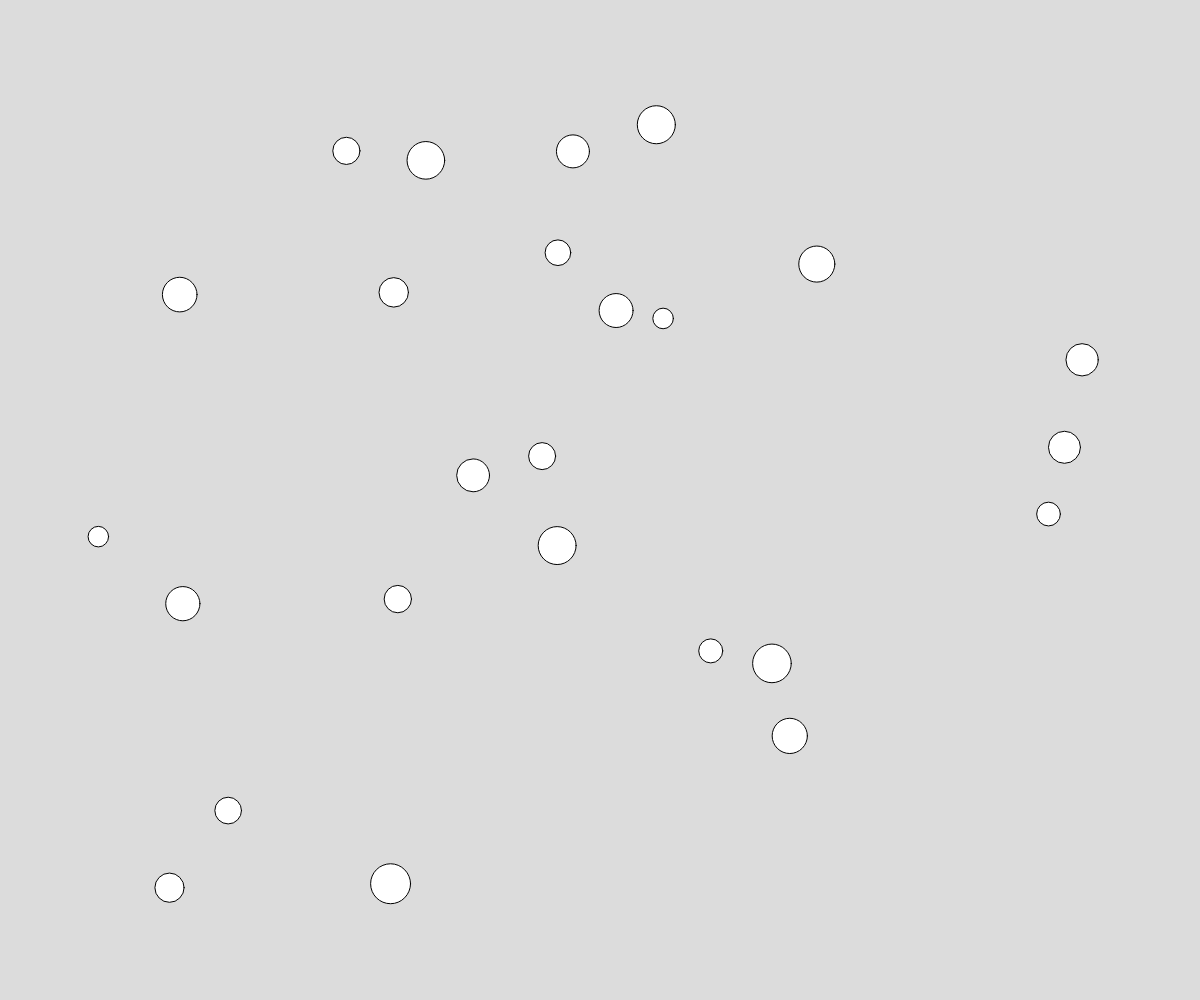
Frame 1 (no input)
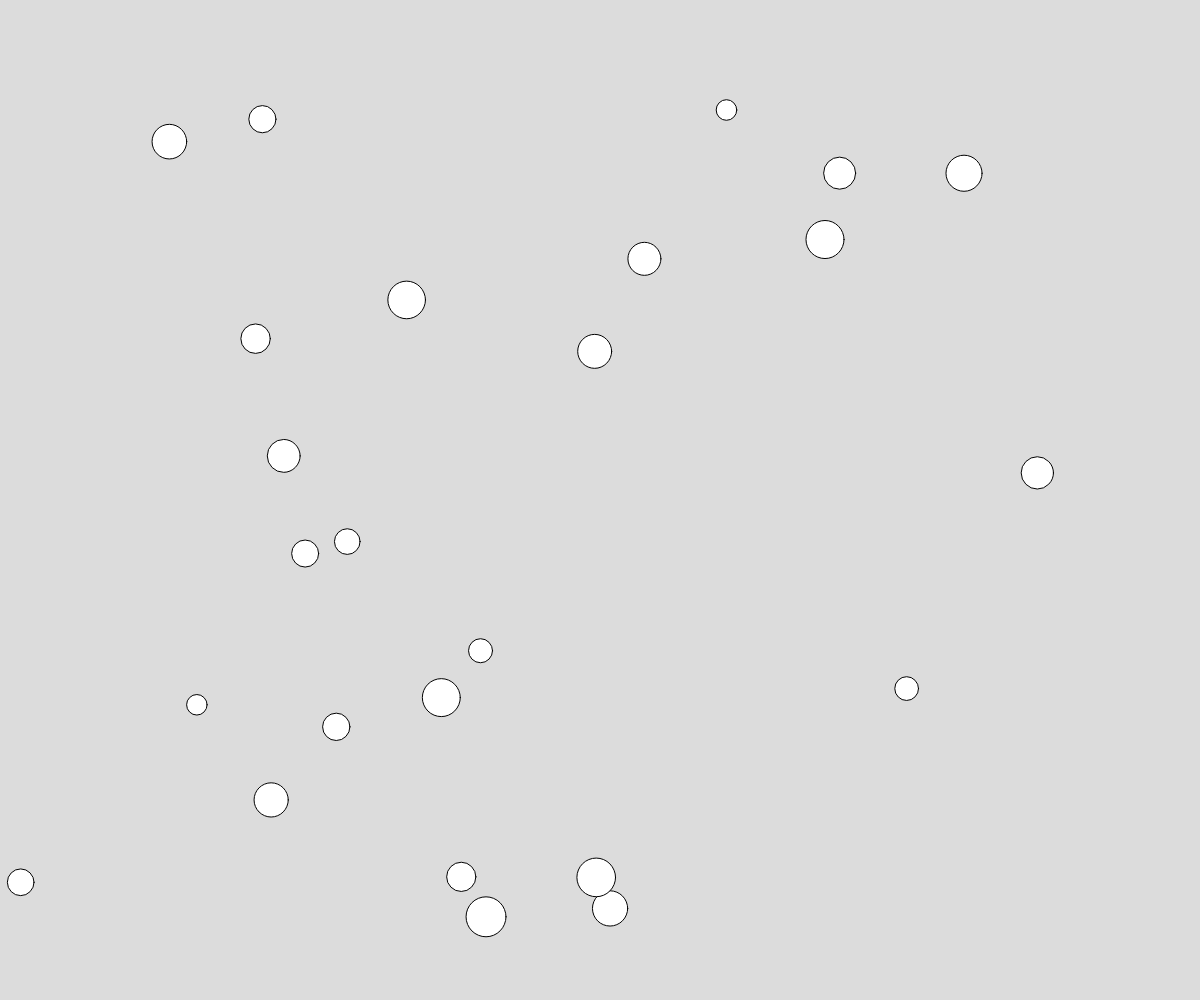
Frame 60 (no input)
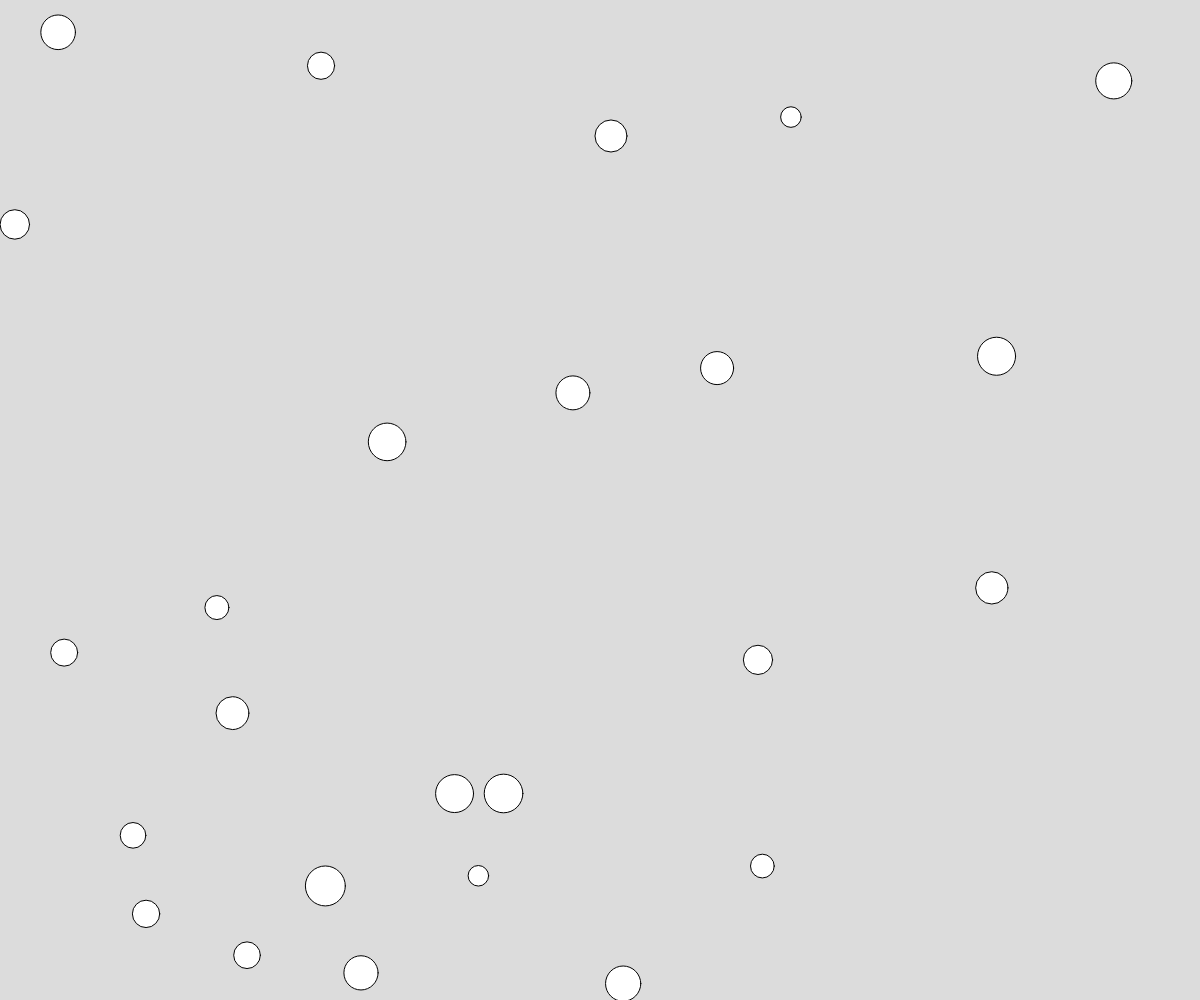
Frame 120 (the mouse pressed at the canvas centre since frame 60)

The p5.js sketch that drew these frames (run headless with seeded random() and noise() and a simulated clock; from frame 60 on, the mouse is pressed at the canvas centre):

// p5.js sketch
// ── sketch.js
// Project Title
// Your Name
// Date
//
// Extra for Experts:
// - describe what you did to take this project "above and beyond"


let ballArray = [];
function setup() {
  createCanvas(windowWidth, windowHeight);

  for (let i = 0; i <25; i++){
    ballArray.push(new Ball(random(100,width-100),random(100,height-100)));
  }

}

function draw() {
  background(220);

  for (let  i = 0; i<ballArray.length; i++){
    ballArray[i].move();

    for( let j = 0; j<ballArray.length; j ++){
      if ( i !== j){
        ballArray[i].collisonCheck(ballArray[j]);
      }
    }

    ballArray[i].display();
  }
}

class Ball{
  constructor(x,y){
    this.x = x;
    this.y = y;
    this.dx = random(-5,5);
    this.dy = random(-5,5);
    this.radius = random(10,20);
    this.fillColor = "black";

  

  }
  move(){
    this.x += this.dx;
    this.y += this.dy;

    if (this.x<=0+ this.radius || this.x>=width- this.radius){
      this.dx *= -1;
    }
    if ( this.y <= 0+ this.radius|| this.y >= height- this.radius){
      this.dy *= -1;
    }

  }
  display(){
    fill("this.fillColor");
    circle(this.x, this.y, this.radius*2);
  }
  collisonCheck(otherBall){
    let distanceApart = dist(this.x, this.y, otherBall.x, otherBall.y);
    let sumofRadii = this.radius + otherBall.radius;
    if ( distanceApart <= sumofRadii){
      this.fillColor = "red";

      let tempDx = this.dx;
      let tempDy = this.dy;

      this.dx = otherBall.dx;
      this.dy = otherBall.dy;

      otherBall.dx = tempDx;
      otherBall.dy = tempDy;
    }

  }
}
